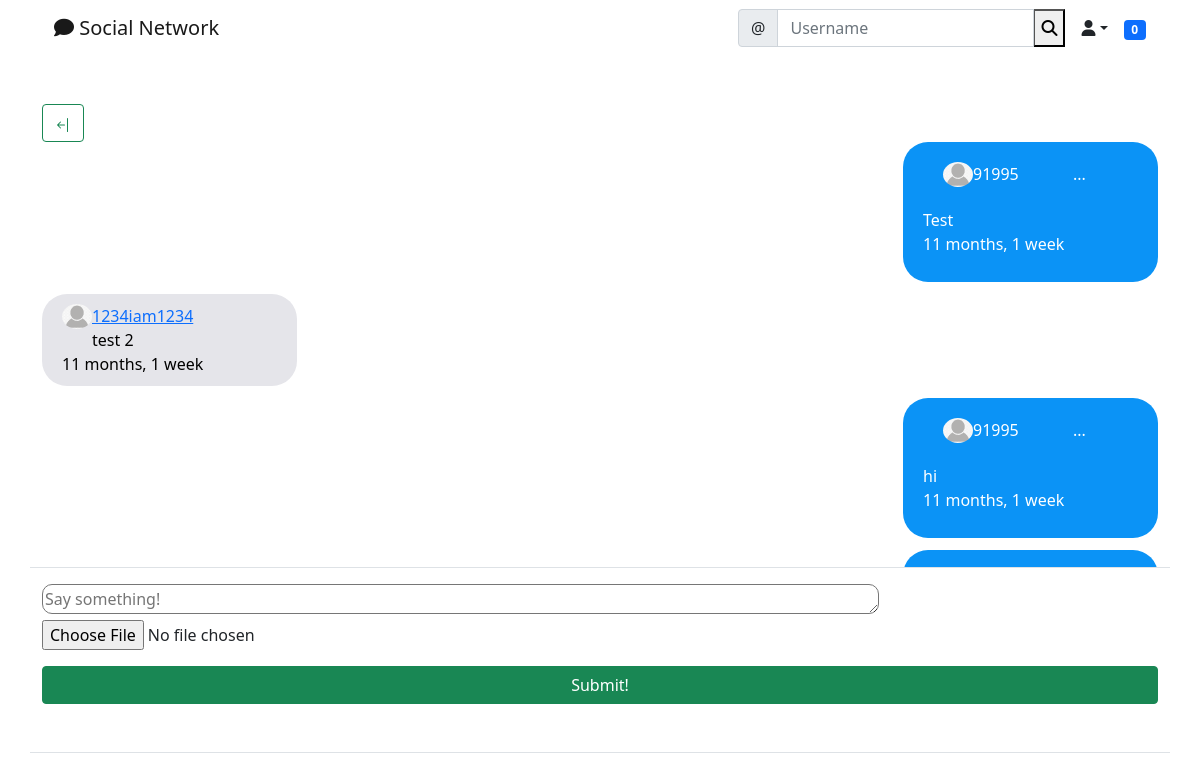
Screenshot of /chats/userchat/2 (signed in) with the database file from the repository.
### chats/models.py (models this page shows)
class Messages(models.Model):
    message = models.TextField()
    image = models.ImageField(
        upload_to="uploads/message_photos", null=True, blank=True)
    created_on = models.DateTimeField(default=timezone.now)
    author = models.ForeignKey(User, on_delete=models.CASCADE)
    chat = models.ForeignKey('Chats', on_delete=models.CASCADE)

### social/models.py (models this page shows)
class UserProfile(models.Model):
    user = models.OneToOneField(User, primary_key=True, verbose_name='user',
                                related_name='profile', on_delete=models.CASCADE)
    name = models.CharField(max_length=30, blank=True, null=True)
    bio = models.TextField(max_length=500, blank=True, null=True)
    birth_date = models.DateField(blank=True, null=True)
    location = models.CharField(max_length=100, blank=True, null=True)
    picture = models.ImageField(upload_to='uploads/profile_pictures',
                                default='uploads/profile_pictures/default.png', blank=True)
    followers = models.ManyToManyField(
        User, blank=True, related_name='followers')
    online = models.BooleanField(default=False)

### chats/views.py (the view, shortened to what this page needs)
# urls.py: path('userchat/<int:pk>', ChatView.as_view(),  name='chat'),
class ChatView(View, LoginRequiredMixin, UserPassesTestMixin):
    def get(self, request, pk, *args, **kwargs):
        chat = get_object_or_404(Chats, pk=pk)
        messages = Messages.objects.filter(
            chat=chat).order_by('created_on')
        notification = Notification.objects.filter(to_user=request.user)
        for n in notification:
            if n.chat == chat:
                n.delete()
        authorized = False
        for user in chat.users.all():
            if user == request.user:
                authorized = True
        form = MessageForm()
        context = {
            'messages': messages,
            'form': form
        }
        if authorized:
            return render(request, 'chats/chat.html', context)
        else:
            return render(request, 'chats/forbidden.html')

### chats/forms.py
class MessageForm(forms.ModelForm):
    message = forms.CharField(
        label='',
        widget=forms.Textarea(attrs={
            'rows': 1,
            'placeholder': 'Say something!',
            'style': 'border-radius: 10px; width: 75%'
        })
    )
    image = forms.ImageField(label='', required=False)
    class Meta:
        model = Messages
        fields = ['message', 'image']

### landing/templatetags/custom_tags.py (called while the page is built)
@register.inclusion_tag('social/show_notifications.html', takes_context=True)
def show_notifications(context):
    request_user = context['request'].user
    notifications = Notification.objects.filter(
        to_user=request_user).exclude(user_has_seen=True).order_by('-date')
    return {'notifications': notifications}

### chats/templates/chats/chat.html (shortened to what this page needs)
{% extends "landing/base.html" %}
{% block content %}
{%load crispy_forms_tags%}
<div class="container">
  <div class="row justify-content-center mt-5">
    <div class="col md-5 col-sm-12 border-bottom">
      <a href="{% url 'chats_list' %}" class="btn btn-outline-success">
      </a>
      <div style="overflow-y: scroll; height:425px;" class="cont" id="myDiv">
        {% for message in messages%}
        {% if message.author == request.user %}
        <div class="send">
          <p class="messagep">
            <img src="{{message.author.profile.picture.url}}" alt="" width="30px" height="25" style="border-radius:50%;float: left;margin-left:0px;">{{message.author}}
            <span id='messagedropdown' onclick="messageDropdown({{message.pk}})" style="margin-left: 50px">...</span>
          {{message.message}}<br>{{message.created_on|timesince}}
          </p>
        </div>
        {% else %}
        <p class="receive" style="margin-right: auto; margin-left: 0;"><img src="{{message.author.profile.picture.url}}" alt="" width="30px" height="25" style="border-radius: 50%;float: left;"><a
            href='{% url 'profile' message.author.profile.pk%}'>{{message.author}}</a><br>{{message.message}}<br>{{message.created_on|timesince}}</p>
        {% endif %}
        {% endfor %}
      </div>
    </div>
  </div>
</div>
<div class="container">
  <div class="row justify-content-center mt-3">
    <div class="col md-5 col-sm-12 border-bottom">
      <form method="POST" enctype="multipart/form-data" class="msg">
        {{form.message}} {{form.image}}
        <div class="d-grid gap-2">
          <button class="btn btn-success mt-3 mb-5">Submit!</button>
        </div>
      </form>
    </div>
  </div>
</div>
{% endblock %}

### landing/templates/landing/base.html (style rules this page uses)
:root { --send-bg: #0B93F6; --send-color: white; --receive-bg: #E5E5EA; --receive-text: black; --page-background: white; }
.send { max-width: 255px; word-wrap: break-word; margin-bottom: 12px; line-height: 24px; position: relative; padding: 10px 20px; border-radius: 25px; color: var(--send-color); background: var(--send-bg); margin-left: auto; margin-right: 0; }
.receive { max-width: 255px; word-wrap: break-word; margin-bottom: 12px; line-height: 24px; position: relative; padding: 10px 20px; border-radius: 25px; background: var(--receive-bg); color: black; margin-left: auto; margin-right: 0; }

### rows the page displays
Messages: author.profile.picture (placeholder picture), author "91995", message "Test", created_on "11 months, 1 week"
Messages: author.profile.picture (placeholder picture), author "1234iam1234", message "test 2", created_on "11 months, 1 week"
Messages: author.profile.picture (placeholder picture), author "91995", message "hi", created_on "11 months, 1 week"

### other values shown
{{ notifications.count }} "0"
